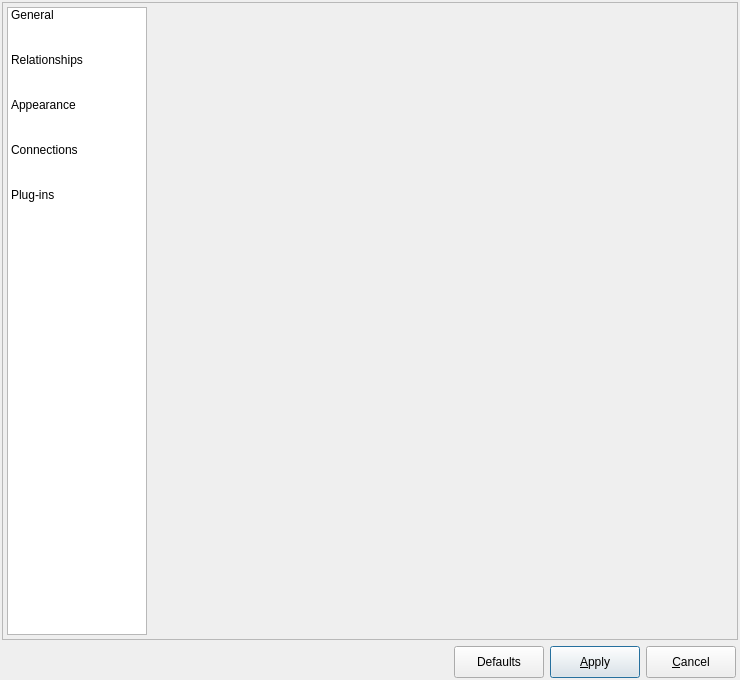
<?xml version="1.0" encoding="UTF-8"?>
<ui version="4.0">
 <class>ConfigurationForm</class>
 <widget class="QDialog" name="ConfigurationForm">
  <property name="windowModality">
   <enum>Qt::ApplicationModal</enum>
  </property>
  <property name="geometry">
   <rect>
    <x>0</x>
    <y>0</y>
    <width>740</width>
    <height>680</height>
   </rect>
  </property>
  <property name="sizePolicy">
   <sizepolicy hsizetype="Fixed" vsizetype="Fixed">
    <horstretch>0</horstretch>
    <verstretch>0</verstretch>
   </sizepolicy>
  </property>
  <property name="minimumSize">
   <size>
    <width>740</width>
    <height>660</height>
   </size>
  </property>
  <property name="windowTitle">
   <string>pgModeler Configuration</string>
  </property>
  <property name="windowIcon">
   <iconset resource="../res/resources.qrc">
    <normaloff>:/icones/icones/pgsqlModeler48x48.png</normaloff>:/icones/icones/pgsqlModeler48x48.png</iconset>
  </property>
  <layout class="QGridLayout" name="gridLayout_2">
   <property name="leftMargin">
    <number>2</number>
   </property>
   <property name="topMargin">
    <number>2</number>
   </property>
   <property name="rightMargin">
    <number>2</number>
   </property>
   <property name="bottomMargin">
    <number>2</number>
   </property>
   <item row="0" column="0" colspan="3">
    <widget class="QFrame" name="frame">
     <property name="sizePolicy">
      <sizepolicy hsizetype="Preferred" vsizetype="Preferred">
       <horstretch>0</horstretch>
       <verstretch>0</verstretch>
      </sizepolicy>
     </property>
     <property name="frameShape">
      <enum>QFrame::StyledPanel</enum>
     </property>
     <property name="frameShadow">
      <enum>QFrame::Raised</enum>
     </property>
     <layout class="QGridLayout" name="gridLayout">
      <property name="leftMargin">
       <number>4</number>
      </property>
      <property name="topMargin">
       <number>4</number>
      </property>
      <property name="rightMargin">
       <number>4</number>
      </property>
      <property name="bottomMargin">
       <number>4</number>
      </property>
      <property name="horizontalSpacing">
       <number>2</number>
      </property>
      <item row="0" column="0">
       <widget class="QListWidget" name="icons_lst">
        <property name="sizePolicy">
         <sizepolicy hsizetype="Fixed" vsizetype="Expanding">
          <horstretch>0</horstretch>
          <verstretch>0</verstretch>
         </sizepolicy>
        </property>
        <property name="minimumSize">
         <size>
          <width>140</width>
          <height>0</height>
         </size>
        </property>
        <property name="maximumSize">
         <size>
          <width>140</width>
          <height>16777215</height>
         </size>
        </property>
        <property name="frameShape">
         <enum>QFrame::StyledPanel</enum>
        </property>
        <property name="verticalScrollBarPolicy">
         <enum>Qt::ScrollBarAlwaysOff</enum>
        </property>
        <property name="horizontalScrollBarPolicy">
         <enum>Qt::ScrollBarAlwaysOff</enum>
        </property>
        <property name="autoScroll">
         <bool>false</bool>
        </property>
        <property name="autoScrollMargin">
         <number>16</number>
        </property>
        <property name="editTriggers">
         <set>QAbstractItemView::NoEditTriggers</set>
        </property>
        <property name="showDropIndicator" stdset="0">
         <bool>false</bool>
        </property>
        <property name="dragDropMode">
         <enum>QAbstractItemView::DragOnly</enum>
        </property>
        <property name="defaultDropAction">
         <enum>Qt::IgnoreAction</enum>
        </property>
        <property name="alternatingRowColors">
         <bool>false</bool>
        </property>
        <property name="selectionBehavior">
         <enum>QAbstractItemView::SelectItems</enum>
        </property>
        <property name="iconSize">
         <size>
          <width>32</width>
          <height>32</height>
         </size>
        </property>
        <property name="textElideMode">
         <enum>Qt::ElideLeft</enum>
        </property>
        <property name="movement">
         <enum>QListView::Snap</enum>
        </property>
        <property name="flow">
         <enum>QListView::TopToBottom</enum>
        </property>
        <property name="isWrapping" stdset="0">
         <bool>false</bool>
        </property>
        <property name="resizeMode">
         <enum>QListView::Adjust</enum>
        </property>
        <property name="layoutMode">
         <enum>QListView::SinglePass</enum>
        </property>
        <property name="spacing">
         <number>5</number>
        </property>
        <property name="gridSize">
         <size>
          <width>0</width>
          <height>45</height>
         </size>
        </property>
        <property name="viewMode">
         <enum>QListView::ListMode</enum>
        </property>
        <property name="modelColumn">
         <number>0</number>
        </property>
        <property name="uniformItemSizes">
         <bool>true</bool>
        </property>
        <property name="batchSize">
         <number>1</number>
        </property>
        <property name="wordWrap">
         <bool>false</bool>
        </property>
        <property name="selectionRectVisible">
         <bool>false</bool>
        </property>
        <property name="currentRow">
         <number>-1</number>
        </property>
        <item>
         <property name="text">
          <string>General</string>
         </property>
         <property name="textAlignment">
          <set>AlignLeft|AlignVCenter</set>
         </property>
         <property name="icon">
          <iconset resource="../res/resources.qrc">
           <normaloff>:/icones/icones/config.png</normaloff>:/icones/icones/config.png</iconset>
         </property>
         <property name="flags">
          <set>ItemIsSelectable|ItemIsEnabled</set>
         </property>
        </item>
        <item>
         <property name="text">
          <string>Relationships</string>
         </property>
         <property name="icon">
          <iconset resource="../res/resources.qrc">
           <normaloff>:/icones/icones/relationshiptv.png</normaloff>:/icones/icones/relationshiptv.png</iconset>
         </property>
        </item>
        <item>
         <property name="text">
          <string>Appearance</string>
         </property>
         <property name="textAlignment">
          <set>AlignLeft|AlignVCenter</set>
         </property>
         <property name="icon">
          <iconset resource="../res/resources.qrc">
           <normaloff>:/icones/icones/aparencia.png</normaloff>:/icones/icones/aparencia.png</iconset>
         </property>
         <property name="flags">
          <set>ItemIsSelectable|ItemIsEnabled</set>
         </property>
        </item>
        <item>
         <property name="text">
          <string>Connections</string>
         </property>
         <property name="textAlignment">
          <set>AlignLeft|AlignVCenter</set>
         </property>
         <property name="icon">
          <iconset resource="../res/resources.qrc">
           <normaloff>:/icones/icones/conexaobd.png</normaloff>:/icones/icones/conexaobd.png</iconset>
         </property>
         <property name="flags">
          <set>ItemIsSelectable|ItemIsEnabled</set>
         </property>
        </item>
        <item>
         <property name="text">
          <string>Plug-ins</string>
         </property>
         <property name="textAlignment">
          <set>AlignLeft|AlignVCenter</set>
         </property>
         <property name="icon">
          <iconset resource="../res/resources.qrc">
           <normaloff>:/icones/icones/plugins.png</normaloff>:/icones/icones/plugins.png</iconset>
         </property>
         <property name="flags">
          <set>ItemIsSelectable|ItemIsEnabled</set>
         </property>
        </item>
       </widget>
      </item>
      <item row="0" column="1">
       <widget class="QStackedWidget" name="confs_stw">
        <property name="sizePolicy">
         <sizepolicy hsizetype="Expanding" vsizetype="Expanding">
          <horstretch>0</horstretch>
          <verstretch>0</verstretch>
         </sizepolicy>
        </property>
        <property name="minimumSize">
         <size>
          <width>0</width>
          <height>0</height>
         </size>
        </property>
        <property name="maximumSize">
         <size>
          <width>16777215</width>
          <height>16777215</height>
         </size>
        </property>
        <property name="layoutDirection">
         <enum>Qt::LeftToRight</enum>
        </property>
        <property name="currentIndex">
         <number>0</number>
        </property>
        <widget class="QWidget" name="general_pg">
         <property name="sizePolicy">
          <sizepolicy hsizetype="Expanding" vsizetype="Preferred">
           <horstretch>0</horstretch>
           <verstretch>0</verstretch>
          </sizepolicy>
         </property>
        </widget>
        <widget class="QWidget" name="relationships_pg"/>
        <widget class="QWidget" name="style_pg"/>
        <widget class="QWidget" name="connections_pg"/>
        <widget class="QWidget" name="plugins_pg"/>
       </widget>
      </item>
     </layout>
    </widget>
   </item>
   <item row="1" column="0">
    <widget class="QLabel" name="label">
     <property name="text">
      <string/>
     </property>
     <property name="pixmap">
      <pixmap resource="../res/resources.qrc">:/imagens/imagens/pgmodeler_name.png</pixmap>
     </property>
    </widget>
   </item>
   <item row="1" column="2">
    <layout class="QHBoxLayout" name="horizontalLayout">
     <property name="sizeConstraint">
      <enum>QLayout::SetDefaultConstraint</enum>
     </property>
     <property name="rightMargin">
      <number>2</number>
     </property>
     <item>
      <widget class="QPushButton" name="defaults_btn">
       <property name="minimumSize">
        <size>
         <width>90</width>
         <height>32</height>
        </size>
       </property>
       <property name="maximumSize">
        <size>
         <width>16777215</width>
         <height>16777215</height>
        </size>
       </property>
       <property name="text">
        <string>Defaults</string>
       </property>
       <property name="icon">
        <iconset resource="../res/resources.qrc">
         <normaloff>:/icones/icones/padroes.png</normaloff>:/icones/icones/padroes.png</iconset>
       </property>
       <property name="autoDefault">
        <bool>false</bool>
       </property>
       <property name="default">
        <bool>false</bool>
       </property>
      </widget>
     </item>
     <item>
      <widget class="QPushButton" name="apply_btn">
       <property name="minimumSize">
        <size>
         <width>90</width>
         <height>32</height>
        </size>
       </property>
       <property name="maximumSize">
        <size>
         <width>16777215</width>
         <height>16777215</height>
        </size>
       </property>
       <property name="text">
        <string>&amp;Apply</string>
       </property>
       <property name="icon">
        <iconset resource="../res/resources.qrc">
         <normaloff>:/icones/icones/confirmar.png</normaloff>:/icones/icones/confirmar.png</iconset>
       </property>
       <property name="default">
        <bool>true</bool>
       </property>
      </widget>
     </item>
     <item>
      <widget class="QPushButton" name="cancel_btn">
       <property name="minimumSize">
        <size>
         <width>90</width>
         <height>32</height>
        </size>
       </property>
       <property name="maximumSize">
        <size>
         <width>16777215</width>
         <height>16777215</height>
        </size>
       </property>
       <property name="text">
        <string>&amp;Cancel</string>
       </property>
       <property name="icon">
        <iconset resource="../res/resources.qrc">
         <normaloff>:/icones/icones/fechar1.png</normaloff>:/icones/icones/fechar1.png</iconset>
       </property>
       <property name="flat">
        <bool>false</bool>
       </property>
      </widget>
     </item>
    </layout>
   </item>
   <item row="1" column="1">
    <spacer name="hspacer">
     <property name="orientation">
      <enum>Qt::Horizontal</enum>
     </property>
     <property name="sizeType">
      <enum>QSizePolicy::Expanding</enum>
     </property>
     <property name="sizeHint" stdset="0">
      <size>
       <width>200</width>
       <height>27</height>
      </size>
     </property>
    </spacer>
   </item>
  </layout>
 </widget>
 <resources>
  <include location="../res/resources.qrc"/>
 </resources>
 <connections/>
</ui>
